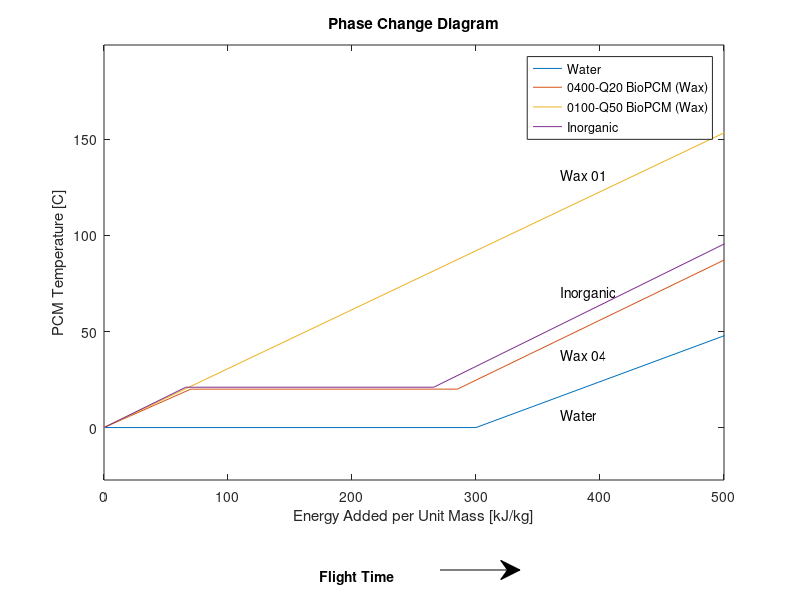

The MATLAB source for this figure:
clear
clc
close

%% Constants/Inputs

% Motor Operational Specifications
T_motor_max = 110; %maximum allowable motor temperature [C]
T_motor_min = -20; %minimum allowable motor temperature
t = 10 * 60; %flight time [s]

% Environmental Constants
T_mars = 0; %ambient temperature on Mars [C]

% Motor Specifications
P_waste = 600; %Set power lost by 1 motor for consistancy [W]
E_waste = P_waste * t;

T_mars = T_mars + 273.15; %convert to K
T_motor_max = T_motor_max + 273.15; %convert to K
T_motor_min = T_motor_min + 273.15; %convert to K


%% Phase Change Materials
%{
Notes:
1) Sized assuming no convective or radiative heat transfer
2) Cell array structure: {material, T_melt, H_delta_fus, c_p_liquid, c_p_solid
                            rho_solid, rho_liquid, k}
3) List of phase change materials: https://en.wikipedia.org/wiki/Phase-change_material
4) Many tunable PCM materials available
5) Note: Inorganic material is 21 C Infinite R Energy Sheet
%}

% Material Properties
n = 1; %index of PCM material for analysis
materialOptions = {'Water'                ,   0, 300000, 4187, 2108, 916 , 995 , 2   ;
                   '0400-Q20 BioPCM (Wax)',  20, 215000, 3200, 3500, 1075, 1125, 0.45;
                   '0100-Q50 BioPCM (Wax)', -50, 215000, 3200, 3500, 1075, 1075, 0.45;
                   %'0500-Q50 BioPCM (Wax)',  50, 215000, 3200, 3500, 1075, 1075, 0.45;
                   'Inorganic'            ,  21, 200000, 3140, 3140, 1540, 1540, 1.09};

PCM = materialOptions{n, 1}; %phase change material
T_melt = materialOptions{n, 2}; %melting point [C]
H_delta_fus = materialOptions{n, 3}; %latent heat of fusion [J/kg]
c_p_liquid = materialOptions{n, 4}; %heat capacity of liquid [J/kg*K]
c_p_solid = materialOptions{n, 5}; %heat capacity of solid [J/kg*K]
rho_solid = materialOptions{n, 6}; %density of solid [kg/m^3]
rho_liquid = materialOptions{n, 7}; %density of liquid at maximum temp [kg/m^3]

T_melt = T_melt + 273.15; %melting point [K]
T_0 = max(T_mars, T_motor_min);
T_f = T_motor_max;

% Energy absorbtion from heating solid
if T_melt > T_0
    Q_solid_1kg = c_p_solid * (T_melt - T_0);
else
    Q_solid_1kg = 0;
end

% Energy absorbtion from melting
if T_melt <= T_f
    Q_melt_1kg = H_delta_fus;
else
    Q_melt_1kg = 0;
end

% Energy abosrtion from heating liquid
if T_melt < T_f
    Q_liquid_1kg = c_p_liquid * (T_f - T_melt);
else
    Q_liquid_1kg = 0;
end

% Total energy absorbably in change from T_0 to T_f
c_p_total = Q_solid_1kg + Q_melt_1kg + Q_liquid_1kg; %total heat capacity [J/kg]

% Mass of system
m_PCM = E_waste / c_p_total; %mass of PCM required to absorb heat [kg]
m_PCM_struc = m_PCM * 0.25; %estimate of additional structurla mass required [kg]

V_liquid = m_PCM / rho_liquid; %volume of liquid [m^3]
V_solid = m_PCM / rho_solid; %volume of solid [m^3]

percent_vol_change = (V_liquid - V_solid) / V_solid;

%% Plot of PCM temperature vs. time

[numMaterials, ~] = size(materialOptions);
T_max = 3000; %ridiculously high number to make sure sufficient energy is added
E_total = 500*1000;
T_plot = zeros(numMaterials, 4);
T_f = zeros(numMaterials, 1);
E_plot = zeros(numMaterials, 4);

for k = [1:numMaterials]
    
    T_melt = materialOptions{k, 2} + 273.15; %melting point [K]
    H_delta_fus = materialOptions{k, 3}; %latent heat of fusion [J/kg]
    c_p_liquid = materialOptions{k, 4}; %heat capacity of liquid [J/kg*K]
    c_p_solid = materialOptions{k, 5}; %heat capacity of solid [J/kg*K]
        
    
    % Initial temperature at or below melting point
    if T_0 <= T_melt
        Q_solid_1kg = c_p_solid * (T_melt - T_0);
        Q_melt_1kg = H_delta_fus;
        Q_liquid_1kg = c_p_liquid * (T_max - T_melt);
        T_plot(k, :) = [T_0, T_melt, T_melt, T_max]; %temperature [K]
        
    % Initial Temperature above melting point
    else %(T_0 > T_melt)
        Q_solid_1kg = 0;
        Q_melt_1kg = 0;
        Q_liquid_1kg = c_p_liquid * (T_max - T_melt);
        T_plot(k, :) = [T_0, T_0, T_0, T_max]; %temperature [K]
    end
    
    if Q_solid_1kg >= E_total
        T_f(k) = T_0 + E_total / c_p_solid;
    elseif (Q_solid_1kg + Q_melt_1kg) >= E_total
        T_f(k) = T_melt;
    elseif (Q_solid_1kg + Q_melt_1kg + Q_liquid_1kg) >= E_total
        T_f(k) = T_0 + (E_total - Q_solid_1kg - Q_melt_1kg) / c_p_liquid;
    else
        fprintf('Increase Final Temperature\n')
    end
    
    E_plot(k, :) = [0, Q_solid_1kg, Q_solid_1kg+Q_melt_1kg, Q_solid_1kg+Q_melt_1kg+Q_liquid_1kg]; %energy [J]
end

figure(1)
h = axes('Position', [0.13, 0.2, 0.7750, 0.7250]);
plot(E_plot(1, :) / 1000, T_plot(1, :) - 273.15, '-')
hold on
for l = 2:numMaterials
    plot(E_plot(l, :) / 1000, T_plot(l, :) - 273.15, '-')
end
hold off

axis([0, E_total/1000, T_0 * 0.9 - 273.15, max(T_f) * 1.1-273.15])

xlabel('Energy Added per Unit Mass [kJ/kg]');
ylabel('PCM Temperature [C]');
title('Phase Change Diagram');
legend(materialOptions{:, 1});

% Annotations
annotation('arrow', [0.55, 0.65], [0.05, 0.05])
annotation('textbox', [0.4, 0.025, 0.3, 0.05], 'EdgeColor', 'none', 'FontWeight', 'bold', 'string', {'Flight Time'});
annotation('textbox', [0.7, 0.3, 0.3, 0.05], 'EdgeColor', 'none', 'string', {'Water'});
annotation('textbox', [0.7, 0.4, 0.3, 0.05], 'EdgeColor', 'none', 'string', {'Wax 04'});
annotation('textbox', [0.7, 0.5, 0.3, 0.05], 'EdgeColor', 'none', 'string', {'Inorganic'});
annotation('textbox', [0.7, 0.7, 0.3, 0.05], 'EdgeColor', 'none', 'string', {'Wax 01'});




%% Results

fprintf('Material: %s\n', PCM);
fprintf('Mass of PCM: %.2f kg\n', m_PCM);
fprintf('Approximate Mass of Additional Structure: %.2f kg\n', m_PCM_struc);
fprintf('Approximate Total Mass: %.2f kg\n', m_PCM_struc + m_PCM);
if V_liquid > V_solid
    fprintf('Maximum Volume of PCM: %.2f [L] (liquid)\n', V_liquid * 1000)
else 
    fprintf('Maximum Volume of PCM: %.2f [L] (solid)\n', V_solid * 1000)
end
fprintf('Percentage change in volume: %.2f%%\n', percent_vol_change*100)